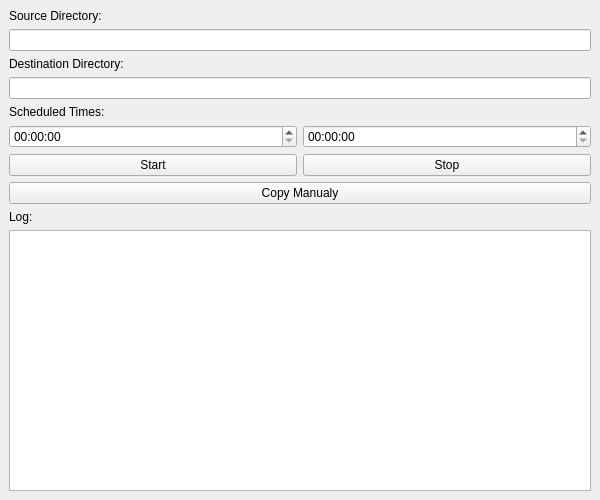
<?xml version="1.0" encoding="UTF-8"?>
<ui version="4.0">
 <class>MainWindow</class>
 <widget class="QMainWindow" name="MainWindow">
  <property name="geometry">
   <rect>
    <x>0</x>
    <y>0</y>
    <width>600</width>
    <height>500</height>
   </rect>
  </property>
  <property name="windowTitle">
   <string>File Synchronizer</string>
  </property>
  <widget class="QWidget" name="centralwidget">
   <layout class="QVBoxLayout" name="verticalLayout">
    <item>
     <widget class="QLabel" name="label">
      <property name="text">
       <string>Source Directory:</string>
      </property>
     </widget>
    </item>
    <item>
     <widget class="QLineEdit" name="sourceLineEdit"/>
    </item>
    <item>
     <widget class="QLabel" name="label_2">
      <property name="text">
       <string>Destination Directory:</string>
      </property>
     </widget>
    </item>
    <item>
     <widget class="QLineEdit" name="destinationLineEdit"/>
    </item>
    <item>
     <widget class="QLabel" name="label_3">
      <property name="text">
       <string>Scheduled Times:</string>
      </property>
     </widget>
    </item>
    <item>
     <layout class="QHBoxLayout" name="horizontalLayout">
      <item>
       <widget class="QTimeEdit" name="timeEdit1"/>
      </item>
      <item>
       <widget class="QTimeEdit" name="timeEdit2"/>
      </item>
     </layout>
    </item>
    <item>
     <layout class="QHBoxLayout" name="horizontalLayout_2">
      <item>
       <widget class="QPushButton" name="startButton">
        <property name="text">
         <string>Start</string>
        </property>
       </widget>
      </item>
      <item>
       <widget class="QPushButton" name="stopButton">
        <property name="text">
         <string>Stop</string>
        </property>
       </widget>
      </item>
     </layout>
    </item>
    <item>
     <widget class="QPushButton" name="manualCopyButton">
      <property name="text">
       <string>Copy Manualy</string>
      </property>
     </widget>
    </item>
    <item>
     <widget class="QLabel" name="label_4">
      <property name="text">
       <string>Log:</string>
      </property>
     </widget>
    </item>
    <item>
     <widget class="QTextEdit" name="logTextEdit">
      <property name="readOnly">
       <bool>true</bool>
      </property>
     </widget>
    </item>
   </layout>
  </widget>
 </widget>
 <resources/>
 <connections/>
</ui>
